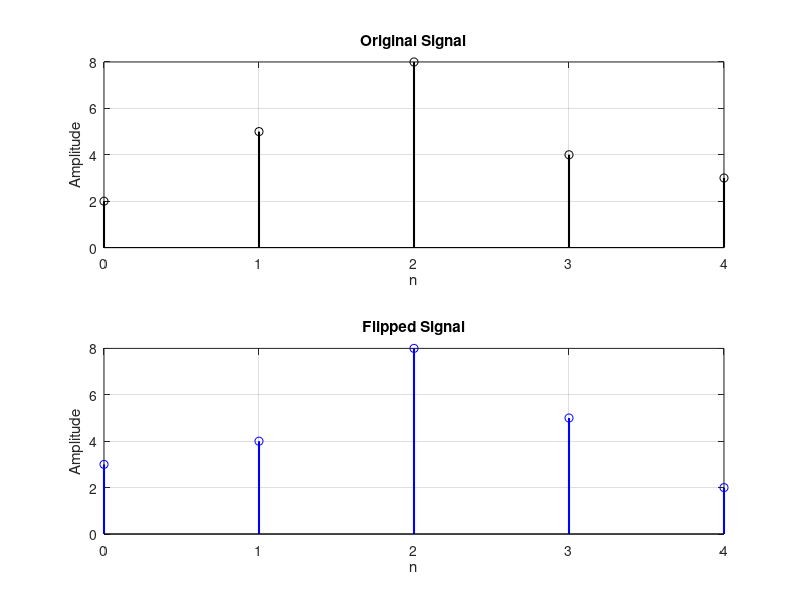

Source code (MATLAB): (Note: this script raises an error after producing the figure.)
% Define the signal
n = 0:4;
x = [2, 5, 8, 4, 3];

% Flip the signal
x_flipped = fliplr(x);

% Plot the original and flipped signals
subplot(2,1,1);
stem(n, x, 'black', 'LineWidth', 1.5);
xlabel('n');
ylabel('Amplitude');
title('Original Signal');
grid on;

subplot(2,1,2);
stem(n, x_flipped, 'b', 'LineWidth', 1.5);
xlabel('n');
ylabel('Amplitude');
title('Flipped Signal');
grid on;

% Adjust figure
suptitle('Original and Flipped Signals');
